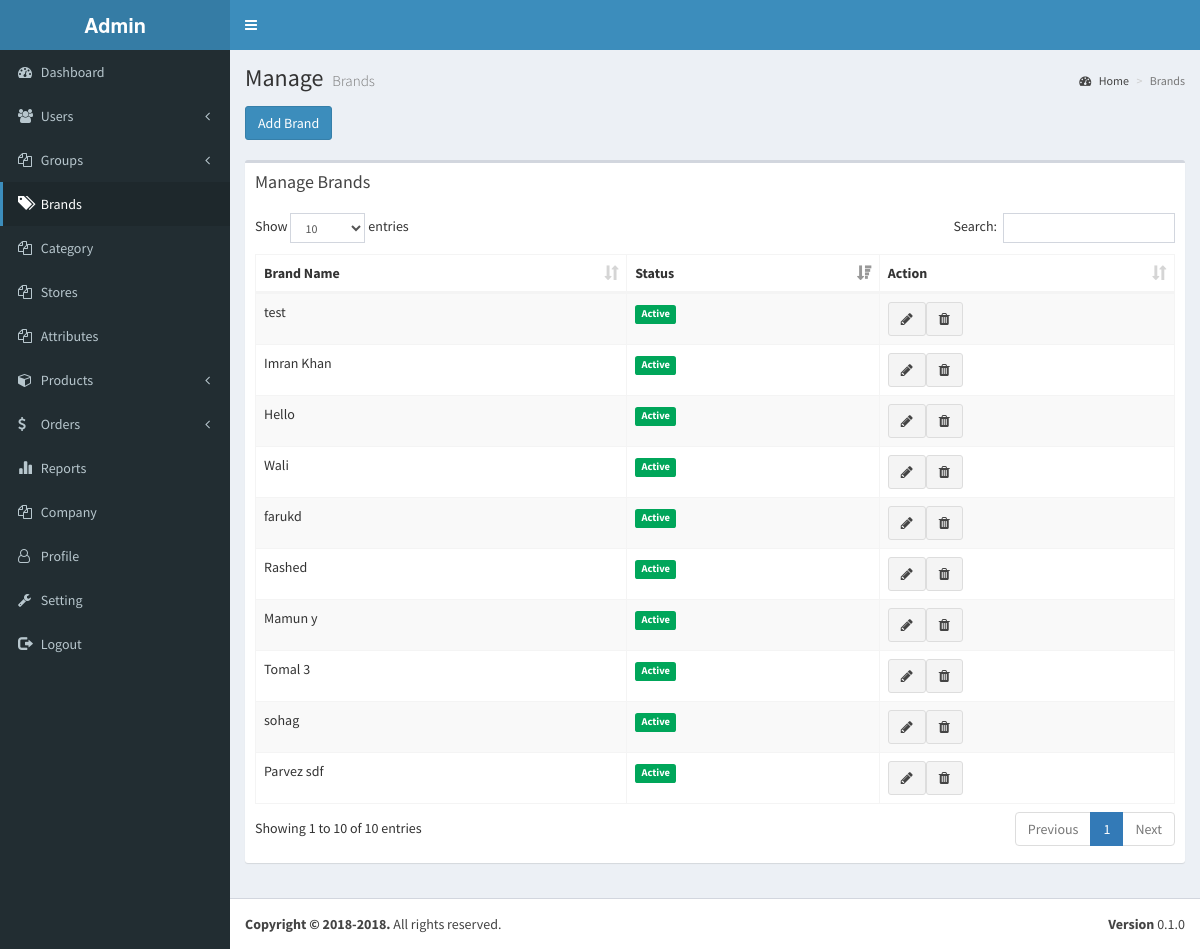
The app's page /new/brands.php with its own data.
### tables this page shows
CREATE TABLE `brands` (
  `id` int(11) NOT NULL AUTO_INCREMENT,
  `name` varchar(255) NOT NULL,
  `status` int(11) NOT NULL,
  PRIMARY KEY (`id`)
);

### new/brands.php (the view, shortened to what this page needs)
<?php
require_once 'include/header.php';
require_once "include/db.php";
?>
<?php require_once 'include/sidebar.php'; ?>
    <div class="content-wrapper">
        <section class="content-header">
            <h1>
                Manage
                <small>Brands</small>
            </h1>
            <ol class="breadcrumb">
                <li><a href="#"><i class="fa fa-dashboard"></i> Home</a></li>
                <li class="active">Brands</li>
            </ol>
        </section>
        <section class="content">
            <div class="row">
                <div class="col-md-12 col-xs-12">
                    <button class="btn btn-primary" data-toggle="modal" data-target="#addBrandModal">Add Brand</button>
                    <br /> <br />
                    <div class="box">
                        <div class="box-header">
                            <h3 class="box-title">Manage Brands</h3>
                        </div>
                        <div class="box-body">
                            <table id="manageTable" class="table table-bordered table-striped">
                                <thead>
                                <tr>
                                    <th>Brand Name</th>
                                    <th>Status</th>
                                    <th>Action</th>
                                </tr>
                                </thead>
                                <tbody>
                                <?php
                                $sql = "SELECT * FROM brands ORDER BY id DESC";
                                $st = $db->prepare($sql);
                                try{
                                    $st->execute();
                                    $result = $st->fetchAll(PDO::FETCH_ASSOC);
                                    foreach($result as $results){
                                        echo '<tr data-id="'.$results['id'].'">';
                                        echo '<td> '.$results['name'].' </td>';
                                        if($results['status'] == 1) {
                                            echo '<td> <span class="label label-success">Active</span> </td>';
                                        }else{
                                            echo '<td> <span class="label label-warning">Inactive</span></td>';
                                        }
                                        echo '<td>';
                                        echo '<button type="button" class="btn btn-default" onclick="editBrand('.$results['id'].')" data-toggle="modal" data-target="#editBrandModal"><i class="fa fa-pencil"></i></button>';
                                        echo '<button data-id="'.$results['id'].'" type="button" class="btn btn-default" onclick="removeBrand('.$results['id'].')" data-toggle="modal" data-target="#removeBrandModal"><i class="fa fa-trash"></i></button>';
                                        echo '</td>';
                                        echo '</tr>';
                                    }
                                }
                                catch (PDOException $e){
                                    $e->getMessage();
                                }
                                ?>
                                </tbody>
                            </table>
                        </div>
                    </div>
                </div>
            </div>
        </section>
    </div>
<?php require_once 'include/footer.php'; ?>

### records on screen
brands: name "test", status "Active"
brands: name "Imran Khan", status "Active"
brands: name "Hello", status "Active"
brands: name "Wali", status "Active"
brands: name "farukd", status "Active"
brands: name "Rashed", status "Active"
brands: name "Mamun y", status "Active"
brands: name "Tomal 3", status "Active"
brands: name "sohag", status "Active"
brands: name "Parvez sdf", status "Active"
